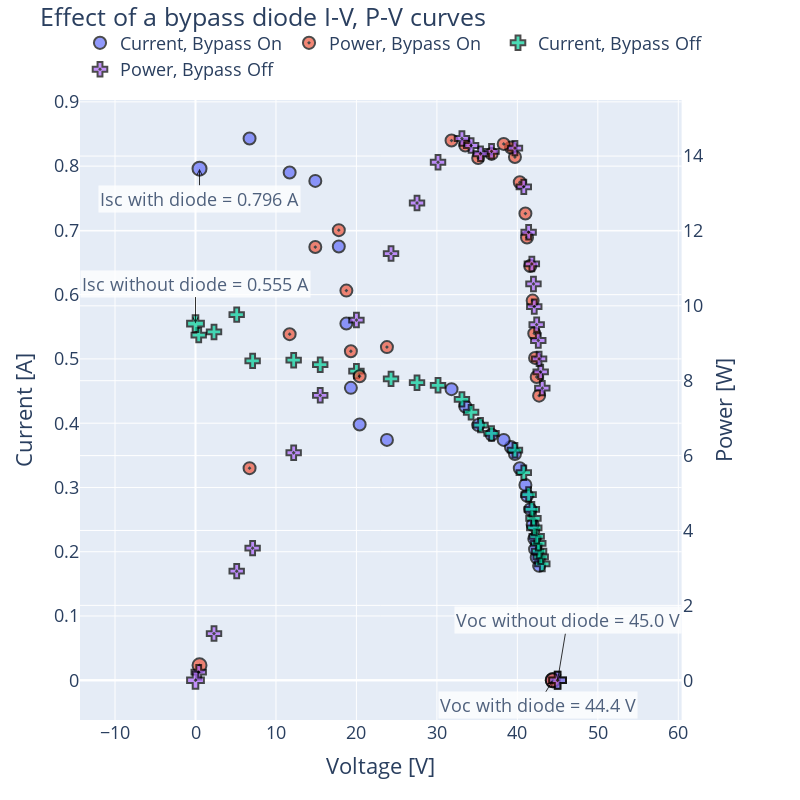

The notebook cell saved with this chart:
### Code cell
# Add marker size column which is bigger for Voc and Isc (last two rows of each dataframe)
default_marker_size = 12
special_point_marker_size_delta = 2
df_bypass_on['marker_size'] = default_marker_size
df_bypass_off['marker_size'] = default_marker_size
# Set the markersize of last two rows to be bigger
df_bypass_on.loc[df_bypass_on.index[-2:], 'marker_size'] = default_marker_size + special_point_marker_size_delta
df_bypass_off.loc[df_bypass_off.index[-2:], 'marker_size'] = default_marker_size + special_point_marker_size_delta


# Create a figure with subplots with power on the right y-axis and current on the left y-axis, voltage as the x-axis
# The power and current of bypass on and off are plotted on the same graph
# The power and voltage datapoints of bypass_on will be red
# The power and voltage datapoints of bypass_off will be blue
fig = sp.make_subplots(specs=[[{"secondary_y": True}]])
# Size 800x800, axes font 18, title font 20
fig.update_layout(width=800, height=800, font=dict(size=18), title_font_size=20)

# Label the axes
fig.update_xaxes(title_text='Voltage [V]')
fig.update_yaxes(title_text='Current [A]', secondary_y=False)
fig.update_yaxes(title_text='Power [W]', secondary_y=True)

# Add the title
fig.update_layout(title='Effect of a bypass diode I-V, P-V curves')


# Plot bypass_on current against voltage
fig.add_trace(go.Scatter(x=df_bypass_on['voltage'], y=df_bypass_on['current'], mode='markers', marker=dict(size=df_bypass_on['marker_size'], symbol='circle', line=dict(width=2, color='Black')), name='Current, Bypass On'), secondary_y=False)
# Plot bypass_on power against voltage on the right y-axis
fig.add_trace(go.Scatter(x=df_bypass_on['voltage'], y=df_bypass_on['power'], mode='markers', marker=dict(size=df_bypass_on['marker_size'], symbol='circle-dot', line=dict(width=2, color='Black')), name='Power, Bypass On'), secondary_y=True)

# Plot bypass_off current against voltage
fig.add_trace(go.Scatter(x=df_bypass_off['voltage'], y=df_bypass_off['current'], mode='markers', marker=dict(size=df_bypass_off['marker_size'], symbol='cross', line=dict(width=2, color='Black')), name='Current, Bypass Off'), secondary_y=False)
# Plot bypass_off power against voltage on the right y-axis
fig.add_trace(go.Scatter(x=df_bypass_off['voltage'], y=df_bypass_off['power'], mode='markers', marker=dict(size=df_bypass_off['marker_size'], symbol='cross-dot', line=dict(width=2, color='Black')), name='Power, Bypass Off'), secondary_y=True)


# Move the title higher
fig.update_layout(title_y=0.99)
# Move the legend below the title
fig.update_layout(legend=dict(orientation='h', yanchor='bottom', y=1.02, xanchor='left', x=0))
fig.update_traces(opacity=1)

# Annotate the last two datapoints in df bypass_on
# Voc is at [-2] (second to last)
# Annotate Voc with 'Voc with diode ='
fig.add_annotation(
    x=df_bypass_on['voltage'].iloc[-2], y=df_bypass_on['current'].iloc[-2],
    ax=-15, ay=25,
    text=f'Voc with diode = {df_bypass_on["voltage"].iloc[-2]} V',
    yref='y',
    showarrow=True,
    arrowhead=5,
    arrowsize=1,
    arrowwidth=1,
    arrowcolor='black',
    bgcolor='white',
    opacity=0.8,
    font=dict(size=18),
)
# Isc is at [-1] (last)
# Annotate Isc with 'Isc with diode ='
fig.add_annotation(
    x=df_bypass_on['voltage'].iloc[-1], y=df_bypass_on['current'].iloc[-1],
    ax=0, ay=30,
    text=f'Isc with diode = {df_bypass_on["current"].iloc[-1]} A',
    yref='y',
    showarrow=True,
    arrowhead=5,
    arrowsize=1,
    arrowwidth=1,
    arrowcolor='black',
    bgcolor='white',
    opacity=0.8,
    font=dict(size=18),
)
# Annotate the last two datapoints in df bypass_off
# Voc is at [-2] (second to last)
# Annotate Voc with 'Voc without diode ='
fig.add_annotation(
    x=df_bypass_off['voltage'].iloc[-2], y=df_bypass_off['current'].iloc[-2],
    ax=10, ay=-60,
    text=f'Voc without diode = {df_bypass_off["voltage"].iloc[-2]} V',
    yref='y',
    showarrow=True,
    arrowhead=5,
    arrowsize=1,
    arrowwidth=1,
    arrowcolor='black',
    bgcolor='white',
    opacity=0.8,
    font=dict(size=18),
)
# Isc is at [-1] (last)
# Annotate Isc with 'Isc without diode ='
fig.add_annotation(
    x=df_bypass_off['voltage'].iloc[-1], y=df_bypass_off['current'].iloc[-1],
    ax=0, ay=-40,
    text=f'Isc without diode = {df_bypass_off["current"].iloc[-1]} A',
    yref='y',
    showarrow=True,
    arrowhead=5,
    arrowsize=1,
    arrowwidth=1,
    arrowcolor='black',
    bgcolor='white',
    opacity=0.8,
    font=dict(size=18),
)
fig.show()
# fig.write_image('plots/task2/bypass.png')

### Figure 1 — Plotly figure (JSON) as saved in the notebook; plotly's stock layout.template omitted (floating-point values rounded to 4 significant figures)
{"data": [{"marker": {"line": {"color": "Black", "width": 2}, "size": [12, 12, 12, 12, 12, 12, 12, 12, 12, 12, 12, 12, 12, 12, 12, 12, 12, 12, 12, 12, 12, 12, 12, 12, 14, 14], "symbol": "circle"}, "mode": "markers", "name": "Current, Bypass On", "opacity": 1, "type": "scatter", "x": [42.7, 42.4, 42.2, 42.1, 41.9, 41.6, 41.2, 41, 40.3, 39.7, 39.2, 38.3, 36.8, 35.13, 33.53, 31.82, 23.79, 20.4, 19.31, 18.75, 17.81, 14.89, 11.7, 6.72, 44.4, 0.5], "xaxis": "x", "y": [0.178, 0.191, 0.204, 0.22, 0.242, 0.266, 0.287, 0.304, 0.33, 0.352, 0.363, 0.374, 0.382, 0.397, 0.426, 0.453, 0.374, 0.398, 0.455, 0.555, 0.675, 0.777, 0.79, 0.843, 0, 0.796], "yaxis": "y"}, {"marker": {"line": {"color": "Black", "width": 2}, "size": [12, 12, 12, 12, 12, 12, 12, 12, 12, 12, 12, 12, 12, 12, 12, 12, 12, 12, 12, 12, 12, 12, 12, 12, 14, 14], "symbol": "circle-dot"}, "mode": "markers", "name": "Power, Bypass On", "opacity": 1, "type": "scatter", "x": [42.7, 42.4, 42.2, 42.1, 41.9, 41.6, 41.2, 41, 40.3, 39.7, 39.2, 38.3, 36.8, 35.13, 33.53, 31.82, 23.79, 20.4, 19.31, 18.75, 17.81, 14.89, 11.7, 6.72, 44.4, 0.5], "xaxis": "x", "y": [7.601, 8.098, 8.609, 9.262, 10.14, 11.07, 11.82, 12.46, 13.3, 13.97, 14.23, 14.32, 14.06, 13.95, 14.28, 14.41, 8.897, 8.119, 8.786, 10.41, 12.02, 11.57, 9.243, 5.665, 0, 0.398], "yaxis": "y2"}, {"marker": {"line": {"color": "Black", "width": 2}, "size": [12, 12, 12, 12, 12, 12, 12, 12, 12, 12, 12, 12, 12, 12, 12, 12, 12, 12, 12, 12, 12, 12, 12, 12, 12, 14, 14], "symbol": "cross"}, "mode": "markers", "name": "Current, Bypass Off", "opacity": 1, "type": "scatter", "x": [43.1, 42.9, 42.7, 42.6, 42.4, 42.1, 42, 41.8, 41.4, 40.8, 39.7, 36.79, 35.42, 34.25, 33.11, 30.14, 27.53, 24.3, 20, 15.5, 12.2, 7.1, 5.12, 2.3, 0.4, 45, 0], "xaxis": "x", "y": [0.181, 0.192, 0.201, 0.213, 0.224, 0.237, 0.252, 0.266, 0.289, 0.323, 0.358, 0.384, 0.397, 0.417, 0.437, 0.459, 0.463, 0.469, 0.481, 0.491, 0.498, 0.497, 0.569, 0.542, 0.537, 0, 0.555], "yaxis": "y"}, {"marker": {"line": {"color": "Black", "width": 2}, "size": [12, 12, 12, 12, 12, 12, 12, 12, 12, 12, 12, 12, 12, 12, 12, 12, 12, 12, 12, 12, 12, 12, 12, 12, 12, 14, 14], "symbol": "cross-dot"}, "mode": "markers", "name": "Power, Bypass Off", "opacity": 1, "type": "scatter", "x": [43.1, 42.9, 42.7, 42.6, 42.4, 42.1, 42, 41.8, 41.4, 40.8, 39.7, 36.79, 35.42, 34.25, 33.11, 30.14, 27.53, 24.3, 20, 15.5, 12.2, 7.1, 5.12, 2.3, 0.4, 45, 0], "xaxis": "x", "y": [7.801, 8.237, 8.583, 9.074, 9.498, 9.978, 10.58, 11.12, 11.96, 13.18, 14.21, 14.13, 14.06, 14.28, 14.47, 13.83, 12.75, 11.4, 9.62, 7.611, 6.076, 3.529, 2.913, 1.247, 0.2148, 0, 0], "yaxis": "y2"}], "layout": {"annotations": [{"arrowcolor": "black", "arrowhead": 5, "arrowsize": 1, "arrowwidth": 1, "ax": -15, "ay": 25, "bgcolor": "white", "font": {"size": 18}, "opacity": 0.8, "showarrow": true, "text": "Voc with diode = 44.4 V", "x": 44.4, "y": 0, "yref": "y"}, {"arrowcolor": "black", "arrowhead": 5, "arrowsize": 1, "arrowwidth": 1, "ax": 0, "ay": 30, "bgcolor": "white", "font": {"size": 18}, "opacity": 0.8, "showarrow": true, "text": "Isc with diode = 0.796 A", "x": 0.5, "y": 0.796, "yref": "y"}, {"arrowcolor": "black", "arrowhead": 5, "arrowsize": 1, "arrowwidth": 1, "ax": 10, "ay": -60, "bgcolor": "white", "font": {"size": 18}, "opacity": 0.8, "showarrow": true, "text": "Voc without diode = 45.0 V", "x": 45, "y": 0, "yref": "y"}, {"arrowcolor": "black", "arrowhead": 5, "arrowsize": 1, "arrowwidth": 1, "ax": 0, "ay": -40, "bgcolor": "white", "font": {"size": 18}, "opacity": 0.8, "showarrow": true, "text": "Isc without diode = 0.555 A", "x": 0, "y": 0.555, "yref": "y"}], "font": {"size": 18}, "height": 800, "legend": {"orientation": "h", "x": 0, "xanchor": "left", "y": 1.02, "yanchor": "bottom"}, "title": {"text": "Effect of a bypass diode I-V, P-V curves", "y": 0.99}, "width": 800, "xaxis": {"anchor": "y", "domain": [0, 0.94], "title": {"text": "Voltage [V]"}}, "yaxis": {"anchor": "x", "domain": [0, 1], "title": {"text": "Current [A]"}}, "yaxis2": {"anchor": "x", "overlaying": "y", "side": "right", "title": {"text": "Power [W]"}}}}
